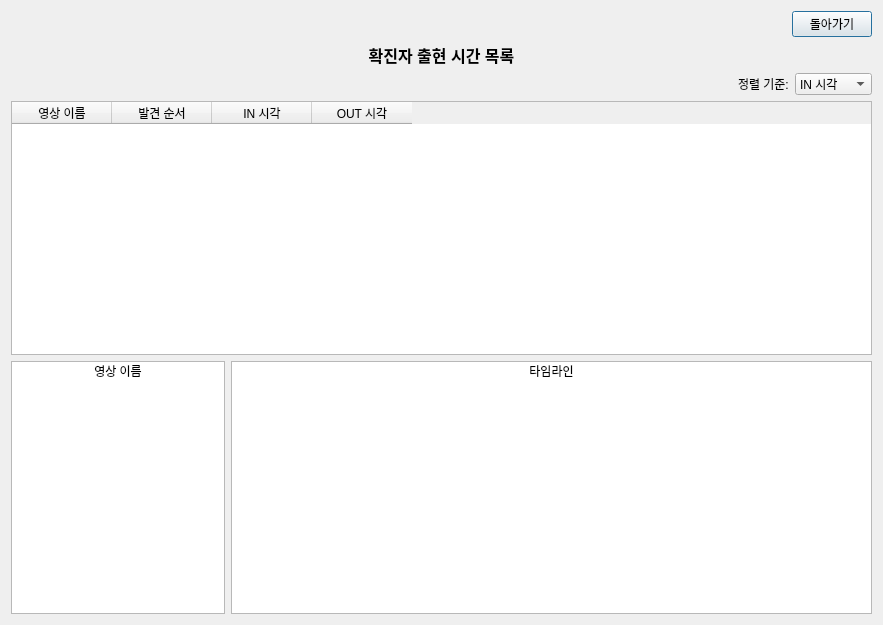
<?xml version="1.0" encoding="UTF-8"?>
<ui version="4.0">
 <class>Dialog</class>
 <widget class="QDialog" name="Dialog">
  <property name="geometry">
   <rect>
    <x>0</x>
    <y>0</y>
    <width>883</width>
    <height>625</height>
   </rect>
  </property>
  <property name="windowTitle">
   <string>Dialog</string>
  </property>
  <layout class="QGridLayout" name="gridLayout">
   <item row="7" column="0">
    <layout class="QHBoxLayout" name="horizontalLayout_3" stretch="1,3">
     <item>
      <widget class="QListWidget" name="listWidget_2">
       <item>
        <property name="text">
         <string>영상 이름</string>
        </property>
        <property name="textAlignment">
         <set>AlignCenter</set>
        </property>
       </item>
      </widget>
     </item>
     <item>
      <widget class="QListWidget" name="listWidget">
       <item>
        <property name="text">
         <string>타임라인</string>
        </property>
        <property name="textAlignment">
         <set>AlignCenter</set>
        </property>
       </item>
      </widget>
     </item>
    </layout>
   </item>
   <item row="0" column="0">
    <layout class="QHBoxLayout" name="horizontalLayout_2">
     <item>
      <spacer name="horizontalSpacer_2">
       <property name="orientation">
        <enum>Qt::Horizontal</enum>
       </property>
       <property name="sizeHint" stdset="0">
        <size>
         <width>40</width>
         <height>20</height>
        </size>
       </property>
      </spacer>
     </item>
     <item>
      <widget class="QPushButton" name="backBtn">
       <property name="text">
        <string>돌아가기</string>
       </property>
      </widget>
     </item>
    </layout>
   </item>
   <item row="1" column="0">
    <widget class="QLabel" name="label">
     <property name="sizePolicy">
      <sizepolicy hsizetype="Preferred" vsizetype="Preferred">
       <horstretch>0</horstretch>
       <verstretch>0</verstretch>
      </sizepolicy>
     </property>
     <property name="text">
      <string>&lt;html&gt;&lt;head/&gt;&lt;body&gt;&lt;p&gt;&lt;span style=&quot; font-size:12pt; font-weight:600;&quot;&gt;확진자 출현 시간 목록&lt;/span&gt;&lt;/p&gt;&lt;/body&gt;&lt;/html&gt;</string>
     </property>
     <property name="alignment">
      <set>Qt::AlignCenter</set>
     </property>
    </widget>
   </item>
   <item row="4" column="0">
    <layout class="QHBoxLayout" name="horizontalLayout">
     <item>
      <spacer name="horizontalSpacer">
       <property name="orientation">
        <enum>Qt::Horizontal</enum>
       </property>
       <property name="sizeHint" stdset="0">
        <size>
         <width>40</width>
         <height>20</height>
        </size>
       </property>
      </spacer>
     </item>
     <item>
      <widget class="QLabel" name="label_2">
       <property name="text">
        <string>정렬 기준:</string>
       </property>
      </widget>
     </item>
     <item>
      <widget class="QComboBox" name="comboBox">
       <item>
        <property name="text">
         <string>IN 시각</string>
        </property>
       </item>
       <item>
        <property name="text">
         <string>영상 이름</string>
        </property>
       </item>
      </widget>
     </item>
    </layout>
   </item>
   <item row="5" column="0">
    <widget class="QTableWidget" name="tableWidget">
     <column>
      <property name="text">
       <string>영상 이름</string>
      </property>
     </column>
     <column>
      <property name="text">
       <string>발견 순서</string>
      </property>
     </column>
     <column>
      <property name="text">
       <string>IN 시각</string>
      </property>
     </column>
     <column>
      <property name="text">
       <string>OUT 시각</string>
      </property>
     </column>
    </widget>
   </item>
  </layout>
 </widget>
 <resources/>
 <connections/>
</ui>
